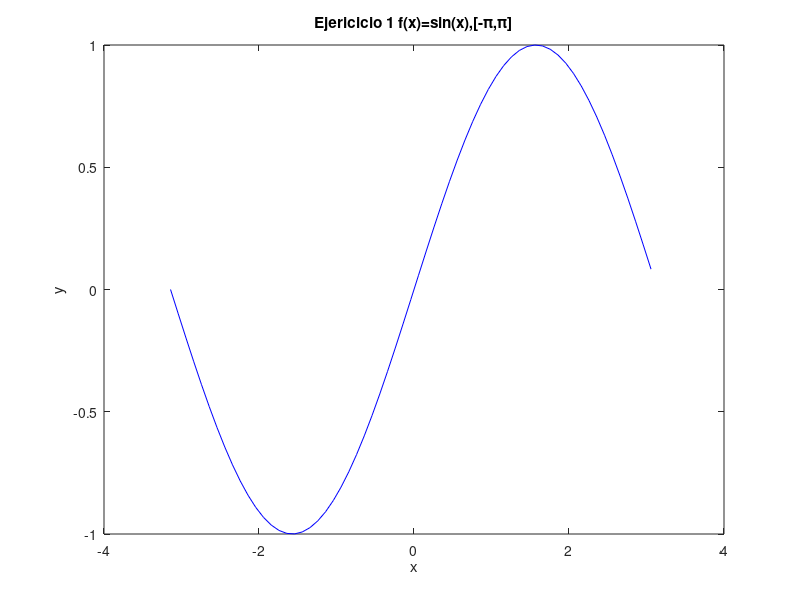

Here is the MATLAB script that generated this plot:
% Octave Script
% Title			:1.5 Teorema de Existencia
% Description		:Script para graficar el ejericio 2 de la actividad 1.5
% Author		:Luis Gerardo Cardozo Carranza (Gerard_CRS) luiscardozo161002@gmail.com
% Date			:20210504
% sion		        :1
% Usage			:octave> /path/Teorema_de_Existencia_Actividad_1.5_Luis Gerardo Cardozo Carranza_3202
% Notes			:Requiere aplicacion octave usar en consola preferentemente.

%Actividad_Ejercicio 2 f(x)=sin(x),[-π,π]
% Si se graficá su comportamiento es exponencial
%Limpiar variables.
clear
%Dominio de la funcion.
x=-3.1416:0.1:3.1416;
%Valor de la funcion.
y=(sin(x));
%Genera la grafica 
plot(x,y,'b');
%Asigna un nombre a la grafica 
title("Ejericicio 1 f(x)=sin(x),[-π,π]");
%Etiqueta para x
xlabel("x");
%Etiqueta para y
ylabel("y");
